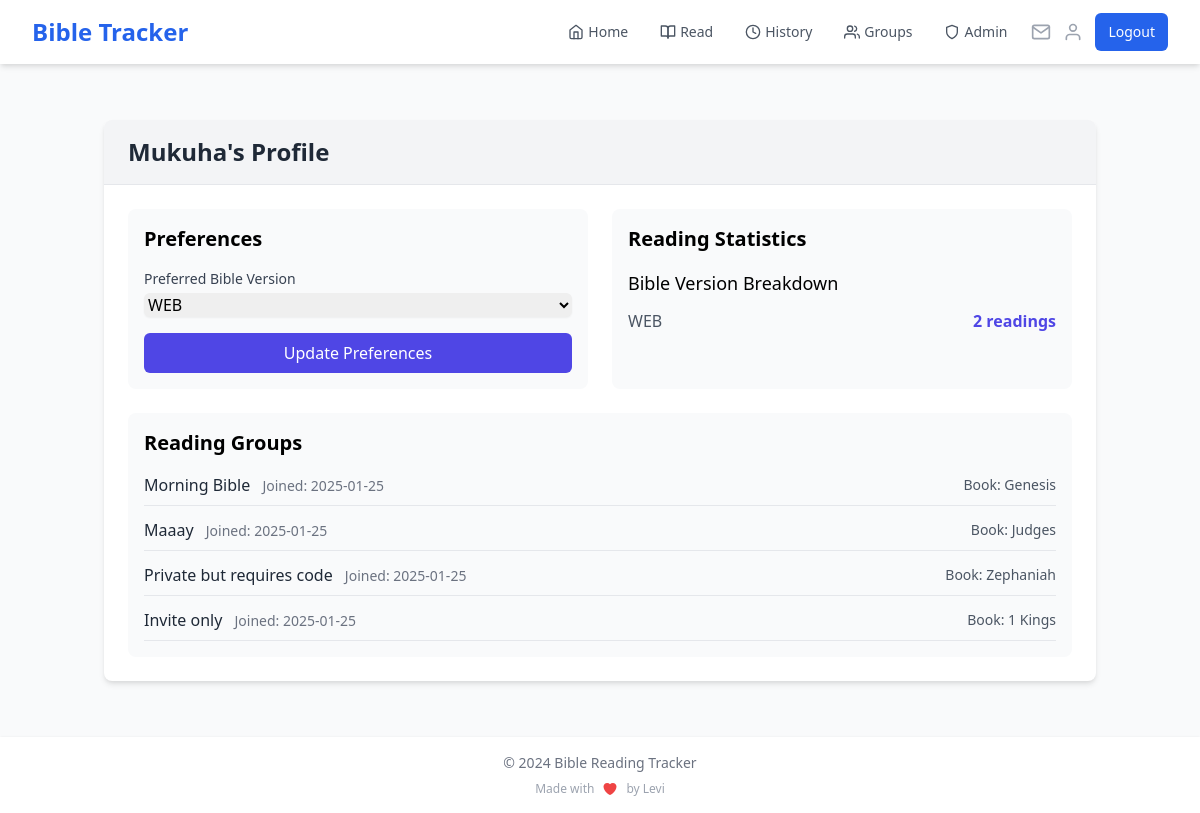
The app's page /profile (signed in), older data.
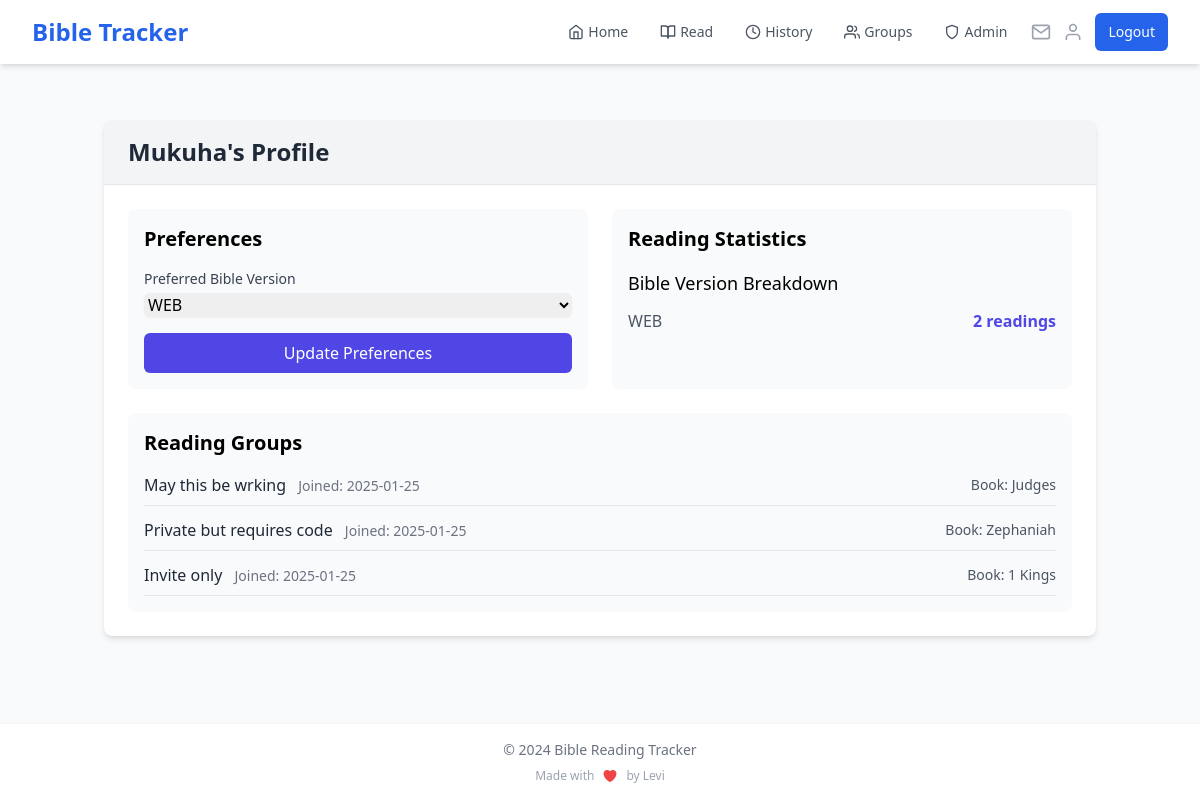
The same page, newer data.
### app.py (models this page shows)
class Reading(db.Model):
    __table_args__ = (
        db.Index('idx_user_date', 'user_id', 'date'),
    )
    id = db.Column(db.Integer, primary_key=True)
    user_id = db.Column(db.Integer, db.ForeignKey('user.id'), nullable=False)
    book = db.Column(db.String(50), nullable=False)
    chapter = db.Column(db.Integer, nullable=False)
    verses = db.Column(db.String(200))
    highlights = db.Column(db.Text)
    date = db.Column(db.DateTime, default=datetime.utcnow, index=True)
    bible_version = db.Column(db.String(10), default='KJV')

class GroupMember(db.Model):
    id = db.Column(db.Integer, primary_key=True)
    group_id = db.Column(db.Integer, db.ForeignKey('reading_group.id'), nullable=False)
    user_id = db.Column(db.Integer, db.ForeignKey('user.id'), nullable=False)
    join_date = db.Column(db.DateTime, default=datetime.utcnow)
    last_read_chapter = db.Column(db.Integer, default=0)
    __table_args__ = (db.UniqueConstraint('group_id', 'user_id'),)

class ReadingGroup(db.Model):
    id = db.Column(db.Integer, primary_key=True)
    name = db.Column(db.String(100), nullable=False)
    description = db.Column(db.Text)
    created_at = db.Column(db.DateTime, default=datetime.utcnow)
    book = db.Column(db.String(50), nullable=False)
    current_chapter = db.Column(db.Integer, default=1)
    target_completion_date = db.Column(db.DateTime)
    creator_id = db.Column(db.Integer, db.ForeignKey('user.id'), nullable=False)
    visibility = db.Column(db.String(20), default='public')
    access_code = db.Column(db.String(20))
    members = db.relationship('GroupMember', backref='reading_group', lazy='joined')
    readings = db.relationship('GroupReading', backref='reading_group', lazy='dynamic')
    invitations = db.relationship('GroupInvitation', backref='reading_group', lazy='dynamic')

### app.py (the view)
@app.route('/profile', methods=['GET', 'POST'])
@login_required
def profile():
    if request.method == 'POST':
        current_user.preferred_version = request.form.get('preferred_version', 'KJV')
        db.session.commit()
        cache.delete_memoized(get_bible_books)
        flash('Preferences updated successfully!')
        return redirect(url_for('profile'))
    reading_stats = db.session.query(
        Reading.bible_version,
        db.func.count(Reading.id)
    ).filter_by(user_id=current_user.id).group_by(Reading.bible_version).all()
    group_stats = GroupMember.query.filter_by(user_id=current_user.id).options(
        db.joinedload(GroupMember.reading_group)  # Change 'group' to 'reading_group'
    ).all()
    return render_template('profile.html',
                         versions=BIBLE_VERSIONS.keys(),
                         reading_stats=reading_stats,
                         group_stats=group_stats)

### app.py (called while the page is built)
@login_manager.user_loader
def load_user(user_id):
    if 'user_id' in session:
        return User.query.get(int(session['user_id']))
    return None

@app.context_processor
def inject_user_name():
    if current_user.is_authenticated:
        return dict(user_name=current_user.name)
    return dict(user_name='Guest')

@app.context_processor
def inject_invitation_count():
    if current_user.is_authenticated:
        invitation_count = GroupInvitation.query.filter(
            GroupInvitation.email == current_user.email,
            GroupInvitation.used == False,
            GroupInvitation.expires_at > datetime.utcnow()
        ).count()
        return dict(invitation_count=invitation_count)
    return dict(invitation_count=0)

### templates/profile.html
{% extends "base.html" %}
{% block content %}
<div class="container mx-auto px-4 py-6">
    <div class="bg-white shadow-md rounded-lg overflow-hidden">
        <div class="bg-gray-100 px-6 py-4 border-b">
            <h1 class="text-2xl font-bold text-gray-800">{{ user_name }}'s Profile</h1>
        </div>
        <div class="p-6">
            <div class="grid md:grid-cols-2 gap-6">
                <div class="bg-gray-50 p-4 rounded-lg">
                    <h2 class="text-xl font-semibold mb-4">Preferences</h2>
                    <form method="POST" class="space-y-4">
                        <div>
                            <label class="block text-sm font-medium text-gray-700">
                                Preferred Bible Version
                            </label>
                            <select
                                name="preferred_version"
                                class="mt-1 block w-full rounded-md border-gray-300 shadow-sm focus:border-indigo-300 focus:ring focus:ring-indigo-200 focus:ring-opacity-50"
                            >
                                {% for version in versions %}
                                <option
                                    value="{{ version }}"
                                    {% if version == current_user.preferred_version %}selected{% endif %}
                                >
                                    {{ version }}
                                </option>
                                {% endfor %}
                            </select>
                        </div>
                        <button
                            type="submit"
                            class="w-full bg-indigo-600 text-white py-2 px-4 rounded-md hover:bg-indigo-700 focus:outline-none focus:ring-2 focus:ring-indigo-500"
                        >
                            Update Preferences
                        </button>
                    </form>
                </div>
                <div class="bg-gray-50 p-4 rounded-lg">
                    <h2 class="text-xl font-semibold mb-4">Reading Statistics</h2>
                    <div class="space-y-3">
                        <h3 class="text-lg font-medium">Bible Version Breakdown</h3>
                        {% for version, count in reading_stats %}
                        <div class="flex justify-between items-center">
                            <span class="text-gray-600">{{ version }}</span>
                            <span class="font-bold text-indigo-600">{{ count }} readings</span>
                        </div>
                        {% endfor %}
                    </div>
                </div>
            </div>
            <div class="mt-6 bg-gray-50 p-4 rounded-lg">
                <h2 class="text-xl font-semibold mb-4">Reading Groups</h2>
                {% if group_stats %}
                    <div class="space-y-3">
                        {% for membership in group_stats %}
<div class="flex justify-between items-center border-b pb-2 last:border-b-0">
    <div>
        <span class="font-medium text-gray-800">
            {{ membership.reading_group.name }}
        </span>
        <span class="ml-2 text-sm text-gray-500">
            Joined: {{ membership.join_date.strftime('%Y-%m-%d') }}
        </span>
    </div>
    <span class="text-sm text-gray-600">
        Book: {{ membership.reading_group.book }}
    </span>
</div>
{% endfor %}
                    </div>
                {% else %}
                    <p class="text-gray-500">You haven't joined any reading groups yet.</p>
                {% endif %}
            </div>
        </div>
    </div>
</div>
{% endblock %}

Row changes from the older to the newer data that the page shows:
removed GroupMember: reading_group.name "Morning Bible", join_date "2025-01-25", reading_group.book "Genesis"
changed through a linked row, GroupMember "Judges": reading_group.name "Maaay" → "May this be wrking"
